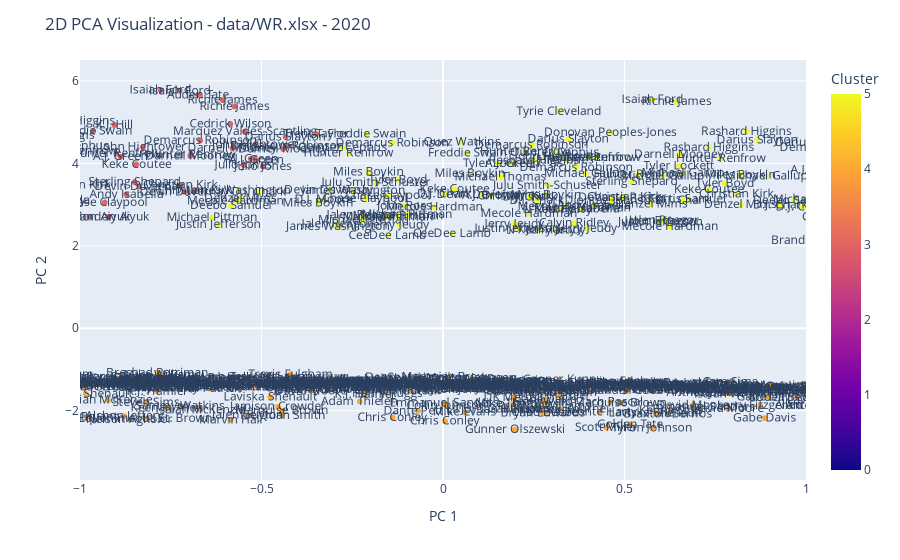
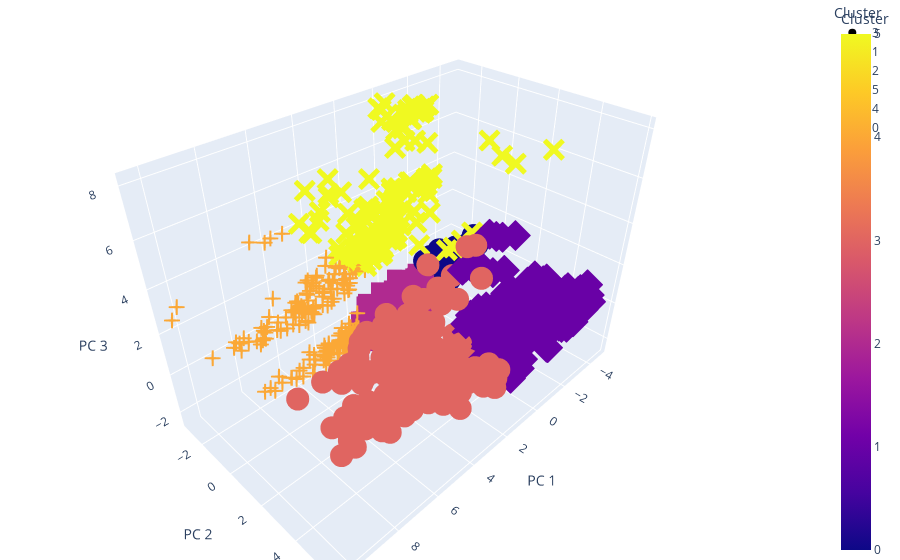

Notebook code for these charts, in order:
### Code cell
cluster_labels_2d = apply_kmeans(X_pca_2d, n_clusters=6)
visualize_2d_pca_interactive(X_pca_2d, labels=labels, clusters=cluster_labels_2d, title=title)

cluster_labels_3d = apply_kmeans(X_pca_3d, n_clusters=6)
visualize_3d_pca(X_pca_3d, labels=labels, clusters=cluster_labels_3d, title=title)

### Figure 1 — Plotly figure (JSON) as saved in the notebook; plotly's stock layout.template omitted (floating-point values rounded to 4 significant figures; data arrays with more than 128 entries replaced by an {"elided": "..."} marker saying what was removed)
{"data": [{"customdata": {"elided": "1752x1 str values"}, "hovertemplate": "PC 1=%{x}<br>PC 2=%{y}<br>Label=%{customdata[0]}<br>Cluster=%{marker.color}<extra></extra>", "legendgroup": "", "marker": {"color": {"elided": "1752 int values"}, "coloraxis": "coloraxis", "symbol": "circle"}, "mode": "markers+text", "name": "", "showlegend": false, "text": {"elided": "1752 str values"}, "type": "scattergl", "x": {"elided": "1752 float values"}, "xaxis": "x", "y": {"elided": "1752 float values"}, "yaxis": "y"}], "layout": {"coloraxis": {"colorbar": {"title": {"text": "Cluster"}}, "colorscale": [[0, "#0d0887"], [0.1111, "#46039f"], [0.2222, "#7201a8"], [0.3333, "#9c179e"], [0.4444, "#bd3786"], [0.5556, "#d8576b"], [0.6667, "#ed7953"], [0.7778, "#fb9f3a"], [0.8889, "#fdca26"], [1, "#f0f921"]]}, "legend": {"tracegroupgap": 0}, "margin": {"t": 60}, "title": {"text": "2D PCA Visualization - data/WR.xlsx - 2020"}, "xaxis": {"anchor": "y", "domain": [0, 1], "range": [-1, 1], "title": {"text": "PC 1"}}, "yaxis": {"anchor": "x", "domain": [0, 1], "title": {"text": "PC 2"}}}}

### Figure 2 — Plotly figure (JSON) as saved in the notebook; plotly's stock layout.template omitted (floating-point values rounded to 4 significant figures; data arrays with more than 128 entries replaced by an {"elided": "..."} marker saying what was removed)
{"data": [{"hovertemplate": "Cluster=%{marker.color}<br>PC 1=%{x}<br>PC 2=%{y}<br>PC 3=%{z}<extra></extra>", "legendgroup": "3", "marker": {"color": {"elided": "204 int values"}, "coloraxis": "coloraxis", "symbol": "circle"}, "mode": "markers", "name": "3", "scene": "scene", "showlegend": true, "type": "scatter3d", "x": {"elided": "204 float values"}, "y": {"elided": "204 float values"}, "z": {"elided": "204 float values"}}, {"hovertemplate": "Cluster=%{marker.color}<br>PC 1=%{x}<br>PC 2=%{y}<br>PC 3=%{z}<extra></extra>", "legendgroup": "1", "marker": {"color": {"elided": "295 int values"}, "coloraxis": "coloraxis", "symbol": "diamond"}, "mode": "markers", "name": "1", "scene": "scene", "showlegend": true, "type": "scatter3d", "x": {"elided": "295 float values"}, "y": {"elided": "295 float values"}, "z": {"elided": "295 float values"}}, {"hovertemplate": "Cluster=%{marker.color}<br>PC 1=%{x}<br>PC 2=%{y}<br>PC 3=%{z}<extra></extra>", "legendgroup": "2", "marker": {"color": {"elided": "388 int values"}, "coloraxis": "coloraxis", "symbol": "square"}, "mode": "markers", "name": "2", "scene": "scene", "showlegend": true, "type": "scatter3d", "x": {"elided": "388 float values"}, "y": {"elided": "388 float values"}, "z": {"elided": "388 float values"}}, {"hovertemplate": "Cluster=%{marker.color}<br>PC 1=%{x}<br>PC 2=%{y}<br>PC 3=%{z}<extra></extra>", "legendgroup": "5", "marker": {"color": {"elided": "135 int values"}, "coloraxis": "coloraxis", "symbol": "x"}, "mode": "markers", "name": "5", "scene": "scene", "showlegend": true, "type": "scatter3d", "x": {"elided": "135 float values"}, "y": {"elided": "135 float values"}, "z": {"elided": "135 float values"}}, {"hovertemplate": "Cluster=%{marker.color}<br>PC 1=%{x}<br>PC 2=%{y}<br>PC 3=%{z}<extra></extra>", "legendgroup": "4", "marker": {"color": {"elided": "197 int values"}, "coloraxis": "coloraxis", "symbol": "cross"}, "mode": "markers", "name": "4", "scene": "scene", "showlegend": true, "type": "scatter3d", "x": {"elided": "197 float values"}, "y": {"elided": "197 float values"}, "z": {"elided": "197 float values"}}, {"hovertemplate": "Cluster=%{marker.color}<br>PC 1=%{x}<br>PC 2=%{y}<br>PC 3=%{z}<extra></extra>", "legendgroup": "0", "marker": {"color": {"elided": "533 int values"}, "coloraxis": "coloraxis", "symbol": "circle"}, "mode": "markers", "name": "0", "scene": "scene", "showlegend": true, "type": "scatter3d", "x": {"elided": "533 float values"}, "y": {"elided": "533 float values"}, "z": {"elided": "533 float values"}}], "layout": {"coloraxis": {"colorbar": {"title": {"text": "Cluster"}}, "colorscale": [[0, "#0d0887"], [0.1111, "#46039f"], [0.2222, "#7201a8"], [0.3333, "#9c179e"], [0.4444, "#bd3786"], [0.5556, "#d8576b"], [0.6667, "#ed7953"], [0.7778, "#fb9f3a"], [0.8889, "#fdca26"], [1, "#f0f921"]]}, "legend": {"title": {"text": "Cluster"}, "tracegroupgap": 0}, "margin": {"b": 0, "l": 0, "r": 0, "t": 0}, "scene": {"domain": {"x": [0, 1], "y": [0, 1]}, "xaxis": {"title": {"text": "PC 1"}}, "yaxis": {"title": {"text": "PC 2"}}, "zaxis": {"title": {"text": "PC 3"}}}, "title": {"text": "3D PCA Visualization - data/WR.xlsx - 2020"}}}
